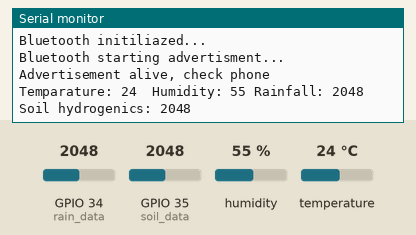
A sketch run on a simulated ESP32. On the bench: the last lines printed to the serial monitor. The test bench sets the inputs (shaded band); at power-on: humidity 55 %, GPIO 34 (rain_data) = 2048, GPIO 35 (soil_data) = 2048, temperature 24 °C. WiFi joins after 1.5 s; servers stay silent unless stated; nothing arrives over Bluetooth unless stated; a phone connects over Bluetooth LE 3 s after start; web services answer with replies made up by the test bench.

Above: at 2.8 s.
2.9 s: humidity set to 22 %
At 4.7 s:
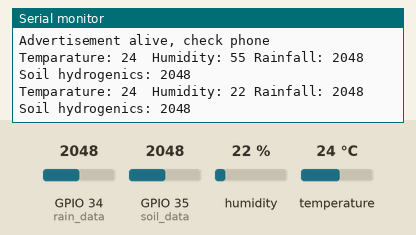
5.9 s: GPIO 34 (rain_data) set to 2866
At 7.4 s:
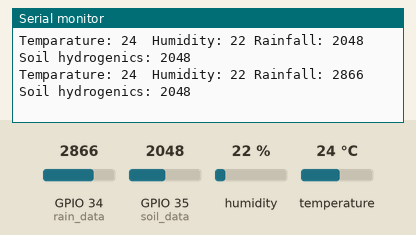
8.9 s: GPIO 35 (soil_data) set to 2866
At 11.6 s:
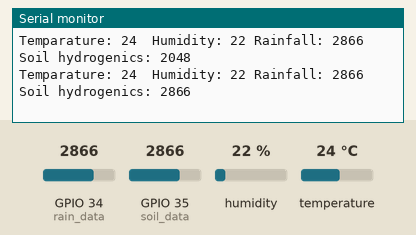
11.9 s: temperature set to 12 °C
At 13.2 s:
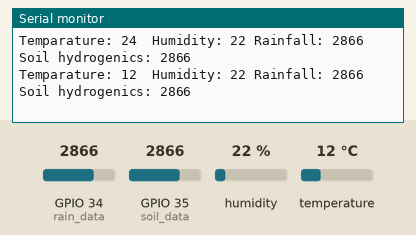
14.9 s: GPIO 34 (rain_data) set to 3972
At 16.0 s:
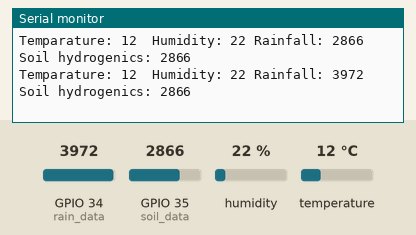
17.9 s: GPIO 35 (soil_data) set to 3972
At 20.2 s:
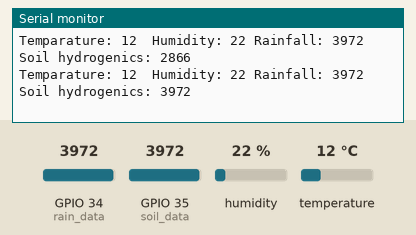
Timing chart, 0 to 21.7 s (numbered marks = the images above; inputs shaded):
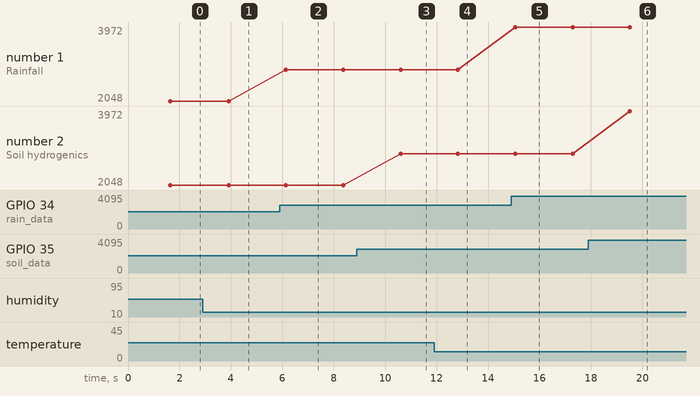

Measured:
- after the input at 2.9 s, the serial monitor: prints a new line after 1.0 s (image 1)
- after the input at 5.9 s, the serial monitor: prints a new line after 0.24 s (image 2)
- after the input at 8.9 s, the serial monitor: prints a new line after 1.7 s (image 3)
- after the input at 11.9 s, the serial monitor: prints a new line after 0.93 s (image 4)
- after the input at 14.9 s, the serial monitor: prints a new line after 0.16 s (image 5)
- after the input at 17.9 s, the serial monitor: prints a new line after 1.6 s (image 6)
- plotted number 1: 2048 → 2866 after the input at 5.9 s, 2866 → 3972 after the input at 14.9 s

The sketch:

farmmodule.ino
```cpp
#include "NimBLEDevice.h" //ble 150bytes
#include <WiFi.h>
// #include "BluetoothSerial.h" //500bytes
#include <HTTPClient.h>
#include "DHT.h"

#define DHTPIN 21
#define DHTTYPE DHT11
#define SSID "your_wifi_endpoint"
#define PASSWORD "your_wifi_password"
#define SERVERNAME "http://api.thingspeak.com/update"
#define API_KEY "your_thingsspeak_apikey"
#define ENCODING "application/x-www-form-urlencoded"
#define soil_data 35
#define rain_data 34


NimBLECharacteristic *pCharacteristic =NULL;
NimBLEServer *pServer = NULL;
DHT dht(DHTPIN, DHTTYPE);

void setup() {
    Serial.begin(9600);
    Serial.println("Farm Module MAC Address: E8:6B:EA:D0:A8:D6");
    dht.begin();
    WiFi.begin(SSID,PASSWORD);
    Serial.println("Connecting");

    while(WiFi.status() != WL_CONNECTED) {
    delay(500);
    Serial.print(".");
    }

    Serial.println("Initializing Wifi...");
    Serial.print(F("Connected to WiFi network with IP Address: "));
    Serial.println(WiFi.localIP());

    NimBLEDevice::init("AgriSecureFarmModule");
    NimBLEServer *pServer = NimBLEDevice::createServer();
    NimBLEService *pService = pServer->createService("5f7d4fc1-75f1-4569-bcf1-11a7b4dda674");
    pCharacteristic = pService->createCharacteristic("0d3b0353-b26a-44e2-9413-d104b8af0360",NIMBLE_PROPERTY::NOTIFY | NIMBLE_PROPERTY::READ | NIMBLE_PROPERTY::WRITE);
    Serial.println("Bluetooth initiliazed...");
    pService->start();
    pCharacteristic->setValue("Initial tranmission");
    Serial.println("Bluetooth starting advertisment...");
    NimBLEAdvertising *pAdvertising = NimBLEDevice::getAdvertising();
    pAdvertising->addServiceUUID("5f7d4fc1-75f1-4569-bcf1-11a7b4dda674");
    pAdvertising->start();
    Serial.println("Advertisement alive, check phone");

}

void loop() {
  int8_t h = dht.readHumidity();
  int8_t t = dht.readTemperature();
  int soil_mm = analogRead(soil_data);
  int rain_mm = analogRead(rain_data);

  Serial.println("Temparature: "+String(t)+"  "+"Humidity: "+String(h)+" "+"Rainfall: "+String(rain_mm)+" "+"Soil hydrogenics: "+String(soil_mm));

  if (isnan(h) || isnan(t)) {
    Serial.println(F("Error from sensor endpoint, please check connections of all sensors on board"));
    pCharacteristic->setValue("Sensor Error, check farm_module!"); //BLE Transmission
    pCharacteristic->notify();
    return;
  }


  String packet = "t: "+String(t)+" "+"h: "+String(h)+" "+"r: "+String(rain_mm)+" "+"s: "+String(soil_mm)+" "+"\n";
  pCharacteristic->setValue(packet); //BLE Transmission
  pCharacteristic->notify();

  if(WiFi.status()== WL_CONNECTED){
      WiFiClient client;
      HTTPClient http;
      http.begin(client,SERVERNAME);
      http.addHeader("Content-Type",ENCODING);
      // Data to send with HTTP POST
      String httpRequestData = "api_key=" + String(API_KEY) + "&field1=" + String(t) + "&field2=" + String(h) + "&field3="+String(rain_mm)+ "&field4="+String(soil_mm);
      http.POST(httpRequestData);
      http.end();
    }
    else {
      Serial.println(F("Failed to update TS server,check Internet connection!"));
    }
  delay(2000);
}
```
